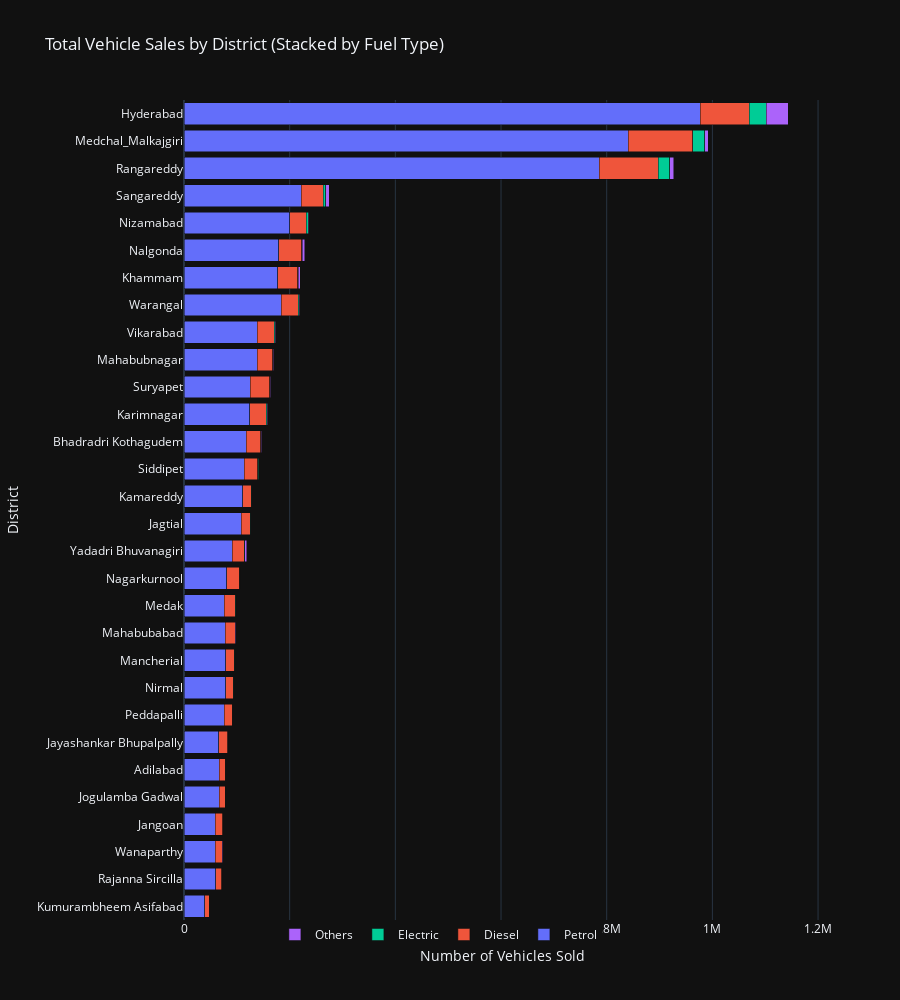

The notebook cell saved with this chart:
### Code cell
# Directory to save the plot
save_dir = "D:\\Telangana_Growth_Analysis\\notebooks\\plots\\vehicles\\5"

# Ensure the directory exists
if not os.path.exists(save_dir):
    os.makedirs(save_dir)
# Group by district and sum up the sales for all fuel types
district_total_sales = vehicles.groupby('district').sum()[['fuel_type_petrol', 'fuel_type_diesel', 'fuel_type_electric', 'fuel_type_others']]

# Sort the data by total sales
district_total_sales['total_sales'] = district_total_sales.sum(axis=1)
sorted_district_sales = district_total_sales.sort_values(by='total_sales')

# Create the stacked horizontal bar plot
fig = go.Figure(data=[
    go.Bar(name='Petrol', y=sorted_district_sales.index, x=sorted_district_sales['fuel_type_petrol'], orientation='h'),
    go.Bar(name='Diesel', y=sorted_district_sales.index, x=sorted_district_sales['fuel_type_diesel'], orientation='h'),
    go.Bar(name='Electric', y=sorted_district_sales.index, x=sorted_district_sales['fuel_type_electric'], orientation='h'),
    go.Bar(name='Others', y=sorted_district_sales.index, x=sorted_district_sales['fuel_type_others'], orientation='h')
])

# Update layout to stack the bars
fig.update_layout(barmode='stack', 
                  title="Total Vehicle Sales by District (Stacked by Fuel Type)",
                  xaxis_title='Number of Vehicles Sold',
                  yaxis_title='District',
                  template="plotly_dark",
                  height=1000,
                  legend=dict(y=-0.0, x=0.4, xanchor='center', orientation='h'))

# Display the figure
fig.show()

# Save the figure as an HTML file
fig.write_html(os.path.join(save_dir, "total_vehicle_sales_by_district.html"))

### Figure 1 — Plotly figure (JSON) as saved in the notebook; plotly's stock layout.template omitted (floating-point values rounded to 4 significant figures)
{"data": [{"name": "Petrol", "orientation": "h", "type": "bar", "x": [39345, 59700, 59250, 59016, 67136, 66786, 65806, 76602, 79081, 79024, 78294, 76404, 81040, 91152, 108718, 111059, 114141, 117663, 124566, 125645, 138492, 138520, 184016, 177686, 178887, 200091, 221583, 786086, 840822, 976654], "y": ["Kumurambheem Asifabad", "Rajanna Sircilla", "Wanaparthy", "Jangoan", "Jogulamba Gadwal", "Adilabad", "Jayashankar Bhupalpally", "Peddapalli", "Nirmal", "Mancherial", "Mahabubabad", "Medak", "Nagarkurnool", "Yadadri Bhuvanagiri", "Jagtial", "Kamareddy", "Siddipet", "Bhadradri Kothagudem", "Karimnagar", "Suryapet", "Mahabubnagar", "Vikarabad", "Warangal", "Khammam", "Nalgonda", "Nizamabad", "Sangareddy", "Rangareddy", "Medchal_Malkajgiri", "Hyderabad"]}, {"name": "Diesel", "orientation": "h", "type": "bar", "x": [8488, 11754, 13121, 14519, 10480, 11764, 17308, 15181, 13866, 16512, 18472, 20583, 24542, 23055, 16428, 16644, 25756, 27885, 31057, 36488, 29752, 32661, 32524, 37384, 44328, 31493, 41543, 111061, 121602, 93133], "y": ["Kumurambheem Asifabad", "Rajanna Sircilla", "Wanaparthy", "Jangoan", "Jogulamba Gadwal", "Adilabad", "Jayashankar Bhupalpally", "Peddapalli", "Nirmal", "Mancherial", "Mahabubabad", "Medak", "Nagarkurnool", "Yadadri Bhuvanagiri", "Jagtial", "Kamareddy", "Siddipet", "Bhadradri Kothagudem", "Karimnagar", "Suryapet", "Mahabubnagar", "Vikarabad", "Warangal", "Khammam", "Nalgonda", "Nizamabad", "Sangareddy", "Rangareddy", "Medchal_Malkajgiri", "Hyderabad"]}, {"name": "Electric", "orientation": "h", "type": "bar", "x": [139, 888, 340, 266, 165, 647, 353, 686, 1129, 523, 158, 551, 311, 533, 1147, 580, 1352, 396, 1902, 930, 963, 1067, 1256, 969, 1016, 3609, 5170, 21755, 22846, 32012], "y": ["Kumurambheem Asifabad", "Rajanna Sircilla", "Wanaparthy", "Jangoan", "Jogulamba Gadwal", "Adilabad", "Jayashankar Bhupalpally", "Peddapalli", "Nirmal", "Mancherial", "Mahabubabad", "Medak", "Nagarkurnool", "Yadadri Bhuvanagiri", "Jagtial", "Kamareddy", "Siddipet", "Bhadradri Kothagudem", "Karimnagar", "Suryapet", "Mahabubnagar", "Vikarabad", "Warangal", "Khammam", "Nalgonda", "Nizamabad", "Sangareddy", "Rangareddy", "Medchal_Malkajgiri", "Hyderabad"]}, {"name": "Others", "orientation": "h", "type": "bar", "x": [38, 134, 232, 488, 59, 120, 165, 239, 429, 241, 636, 1148, 250, 3857, 249, 365, 1595, 841, 1299, 944, 745, 1600, 1645, 3804, 3881, 916, 7031, 7731, 7107, 41680], "y": ["Kumurambheem Asifabad", "Rajanna Sircilla", "Wanaparthy", "Jangoan", "Jogulamba Gadwal", "Adilabad", "Jayashankar Bhupalpally", "Peddapalli", "Nirmal", "Mancherial", "Mahabubabad", "Medak", "Nagarkurnool", "Yadadri Bhuvanagiri", "Jagtial", "Kamareddy", "Siddipet", "Bhadradri Kothagudem", "Karimnagar", "Suryapet", "Mahabubnagar", "Vikarabad", "Warangal", "Khammam", "Nalgonda", "Nizamabad", "Sangareddy", "Rangareddy", "Medchal_Malkajgiri", "Hyderabad"]}], "layout": {"barmode": "stack", "height": 1000, "legend": {"orientation": "h", "x": 0.4, "xanchor": "center", "y": 0}, "title": {"text": "Total Vehicle Sales by District (Stacked by Fuel Type)"}, "xaxis": {"title": {"text": "Number of Vehicles Sold"}}, "yaxis": {"title": {"text": "District"}}}}
